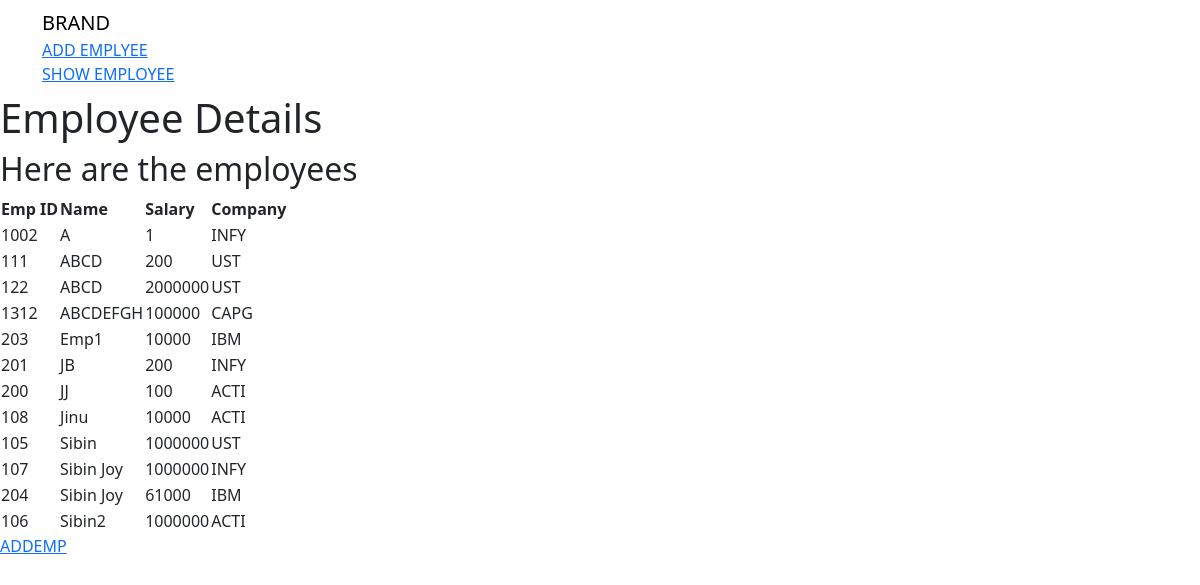
Page /firstapp/emp/ on the committed database.
### firstapp/models.py (models this page shows, shortened)
class Employee(models.Model):
    emp_id = models.IntegerField(primary_key=True)
    name=models.CharField(max_length=50)
    salary=models.IntegerField()
    employer_name=models.ForeignKey(Employer,on_delete=models.CASCADE)

class Employer(models.Model):
    employer_id=models.IntegerField(primary_key=True)
    employer_name=models.CharField(max_length=100, unique=True)
    def __str__(self):
        return self.employer_name

### firstapp/views.py (the view)
# urls.py: path('emp/',views.empDetails,name='empDetails'),
def empDetails(request):
    emp_list=Employee.objects.order_by('name')
    emp_dict={'emp_records':emp_list}
    return render(request,'firstapp/index.html',context=emp_dict)

### templates/firstapp/index.html
<!DOCTYPE html>
{% extends "firstapp/base.html"%}
{% block body_block %}
        <h1>Employee Details</h1>
        <h2>Here are the employees</h2>
        {% if emp_records %}
            <table>
                <thead>
                    <th>Emp ID</th>
                    <th>Name</th>
                    <th>Salary</th>
                    <th>Company</th>
                </thead>
                {% for emp in emp_records %}
                    <tr>
                        <td>{{ emp.emp_id }}</td>
                        <td>{{ emp.name }}</td>
                        <td>{{ emp.salary }}</td>
                        <td>{{ emp.employer_name }} </td>
                    </tr>
                {% endfor %}
            </table>
        {% else %}
            <p>No record</p>
        {% endif %}
        <a href="{% url 'firstapp:signemp' %}">ADDEMP</a>
{% endblock %}

### templates/firstapp/base.html (shortened to what this page needs)
<!DOCTYPE html>
{% load static %}
<html>
    <head>
        <link href="https://cdn.jsdelivr.net/npm/bootstrap@5.3.2/dist/css/bootstrap.min.css" rel="stylesheet">
    </head>
    <body>
          <nav class="navbar navbar-default navbar-static-top">
            <div class="container">
                <ul class="nav navbar-nav">
                    <li><a class="navbar-brand" href="{% url 'index'%}">BRAND</a></li>
                    <li><a class="navbar-link" href="{% url 'firstapp:signemp'%}">ADD EMPLYEE</a></li>
                    <li><a class="navbar-link" href="{% url 'firstapp:empDetails'%}">SHOW EMPLOYEE</a></li>
                </ul>
            </div>
          </nav>
          {% block body_block %}
          {% endblock %}
    </body>
</html>

### rows in the picture
Employee: emp_id "1002", name "A", salary "1", employer_name "INFY"
Employee: emp_id "111", name "ABCD", salary "200", employer_name "UST"
Employee: emp_id "122", name "ABCD", salary "2000000", employer_name "UST"
Employee: emp_id "1312", name "ABCDEFGH", salary "100000", employer_name "CAPG"
Employee: emp_id "203", name "Emp1", salary "10000", employer_name "IBM"
Employee: emp_id "201", name "JB", salary "200", employer_name "INFY"
Employee: emp_id "200", name "JJ", salary "100", employer_name "ACTI"
Employee: emp_id "108", name "Jinu", salary "10000", employer_name "ACTI"
Employee: emp_id "105", name "Sibin", salary "1000000", employer_name "UST"
Employee: emp_id "107", name "Sibin Joy", salary "1000000", employer_name "INFY"
Employee: emp_id "204", name "Sibin Joy", salary "61000", employer_name "IBM"
Employee: emp_id "106", name "Sibin2", salary "1000000", employer_name "ACTI"
